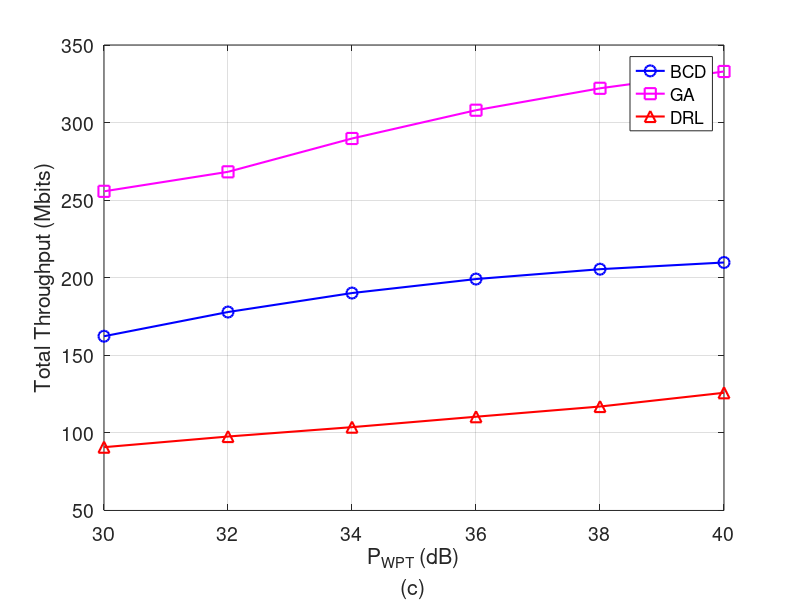

MATLAB code to generate this figure:
x = [30 32 34 36 38 40];
% y1 = [646.818453 810.2494728 1112.2968168 1546.6796928 1714.9827885];
y1 = [162.29421 177.89748 190.127048 199.152184 205.505268 209.822908];
% y2 = [359.343585 761.6494728 617.942676 859.266496];
% y2 = [1230 1560 1800 2040 2340];
y2 = [255.69 268.26 289.74 307.97 322.10 332.93];
y3 = [90.78 97.65 103.69 110.41 116.99 125.85];
figure(1)
hold on
plot(x, y1, 'bo-', 'MarkerSize', 8, 'LineWidth', 1.5);
% hold on
plot(x, y2, 'ms-', 'MarkerSize', 8, 'LineWidth', 1.5);
plot(x, y3, 'r^-', 'MarkerSize', 8, 'LineWidth', 1.5);

xlabel({'P_{WPT} (dB)', '(c)'});
ylabel('Total Throughput (Mbits)');
% ylabel('Thời gian thực hiện (seconds)');
legend('BCD','GA','DRL');
grid on
box on
set(gca,'FontSize',14)